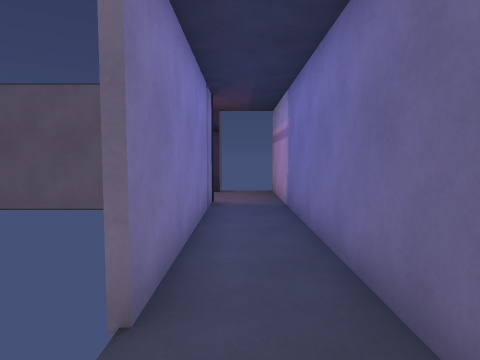
view 1 (above)

15 first-person views from a walk through a Unity game level. The camera is 1.4 m above the floor, tilts 4° down and sees 75° across. Doors are open. The floor is counted in squares, 1 m on a side. Each view is taken from the middle of a square. On the plan, view 1 faces up. The plan holds only what a view shows up to about 14 squares ahead; the rest is blank. Surface patterns are stand-ins for the level's own textures.

view 2
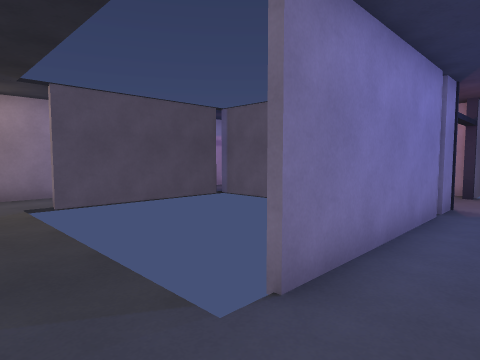

view 3
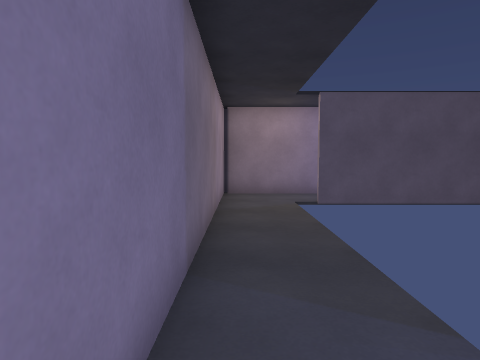

view 4
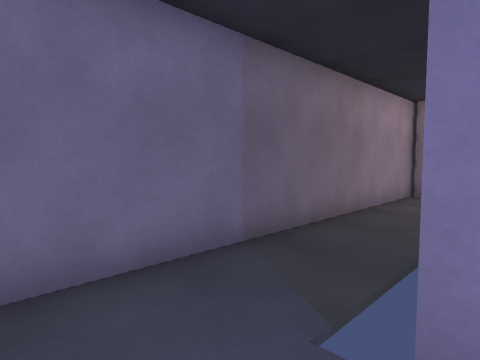

view 5
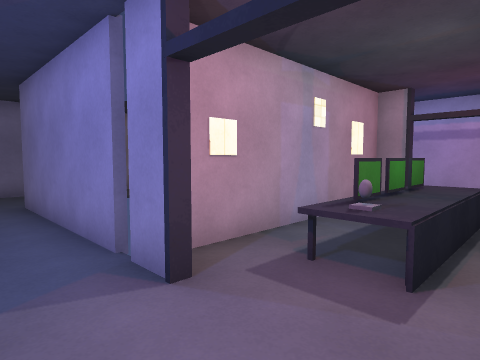

view 6
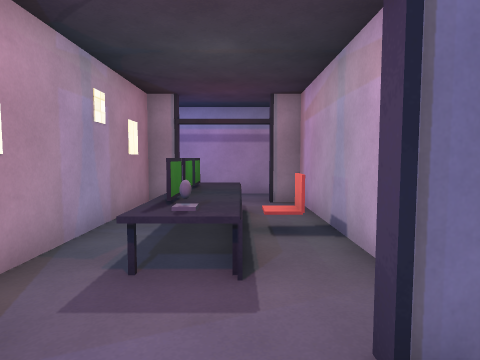

view 7
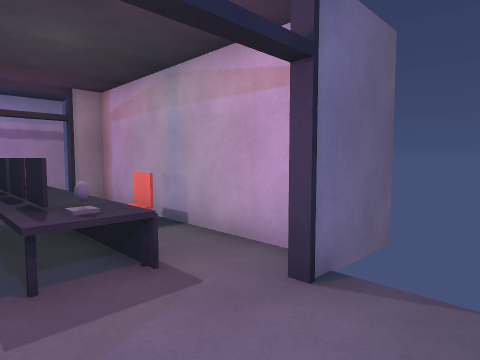

view 8
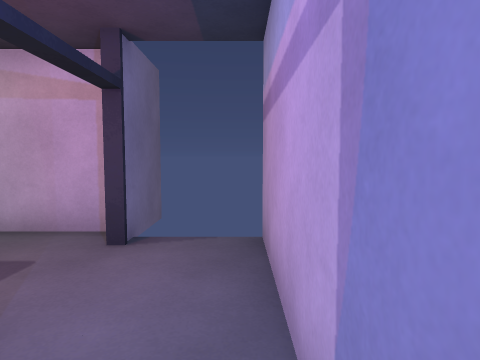

view 9
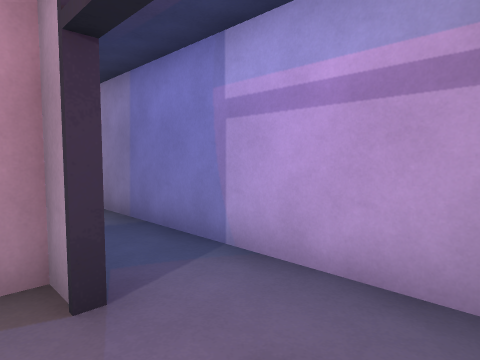

view 10
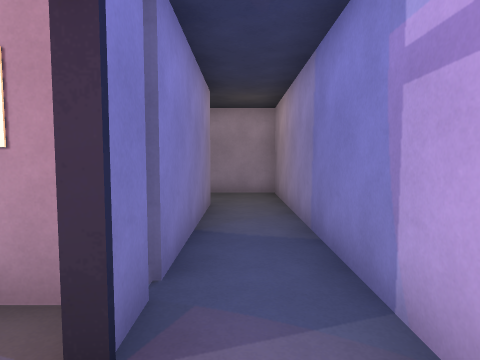

view 11
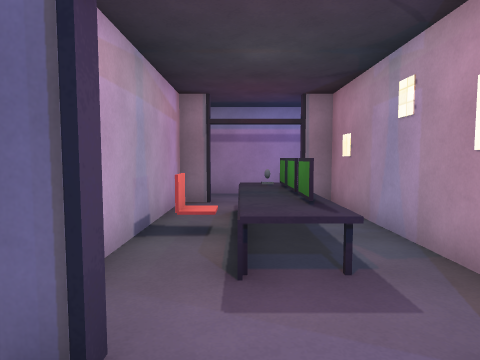

view 12
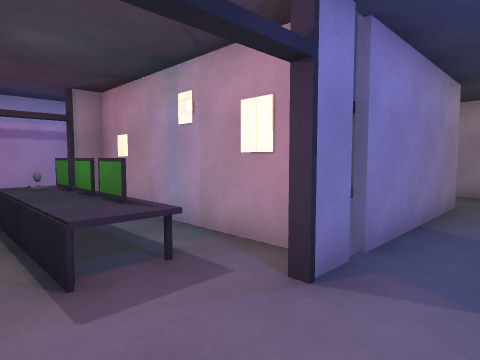

view 13
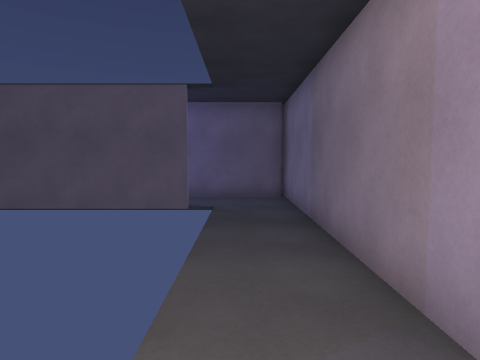

view 14
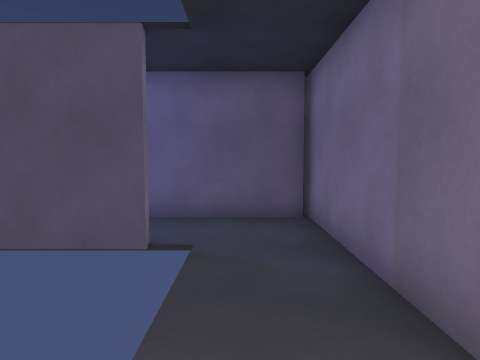

view 15
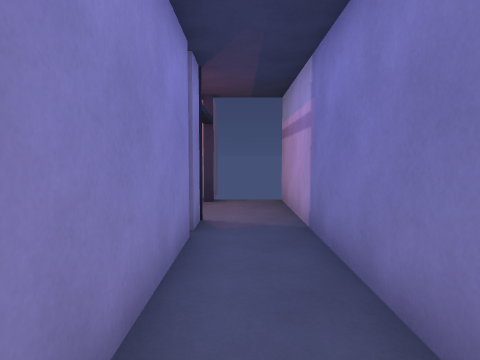

### Floor plan
Key: @ floor where view 1 was taken; # wall or solid block; x gap in a wall; . floor; D open door; ^ raised ledge.
Columns run from 12 left of view 1 to 2 right of it. Each row starts with its distance up from view 1.
 14 #  #########  #
 13 #..D...x...D..#
 12 #..D.^^^^^.D..#
 11 #..D.^^^^^.D..#
 10 #..D.......D..#
  9 #..#########..#
  8 #..#       #..#
  7 #..#       #..#
  6 #..#       #..#
  5 #..#       #..#
  4 #..#       #..#
  3 #..#       #..#
  2 #..#       #..#
  1 #.............#
  0 #...........@.#
 -1 ###############

Where each view was taken, in squares from view 1:
view 1: 0 up, 0 right, facing up
view 2: 0 up, 1 right, facing up-left
view 3: 0 up, 1 right, facing left
view 4: 3 up, 1 right, facing down-left
view 5: 13 up, 1 right, facing down-left
view 6: 12 up, 1 right, facing left
view 7: 10 up, 1 right, facing up-left
view 8: 8 up, 1 right, facing up
view 9: 13 up, 8 left, facing down-left
view 10: 12 up, 10 left, facing down
view 11: 12 up, 11 left, facing right
view 12: 13 up, 11 left, facing down-right
view 13: 1 up, 10 left, facing right
view 14: 1 up, 6 left, facing right
view 15: 3 up, 0 right, facing up
